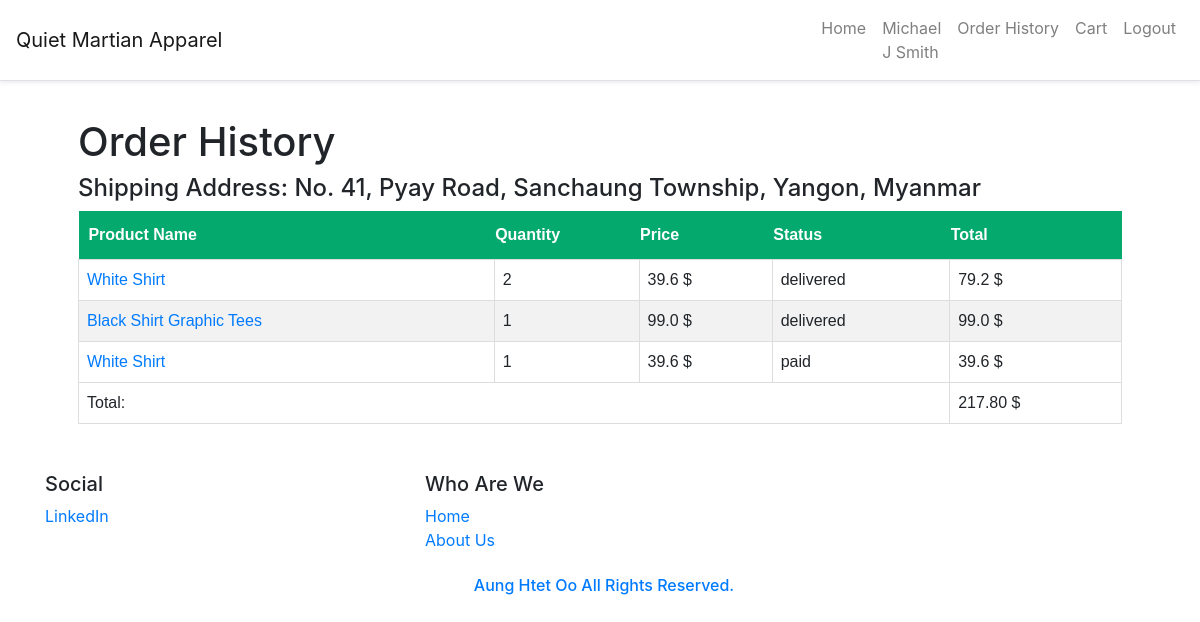
The page /order-history (signed in) on the database as committed earlier.
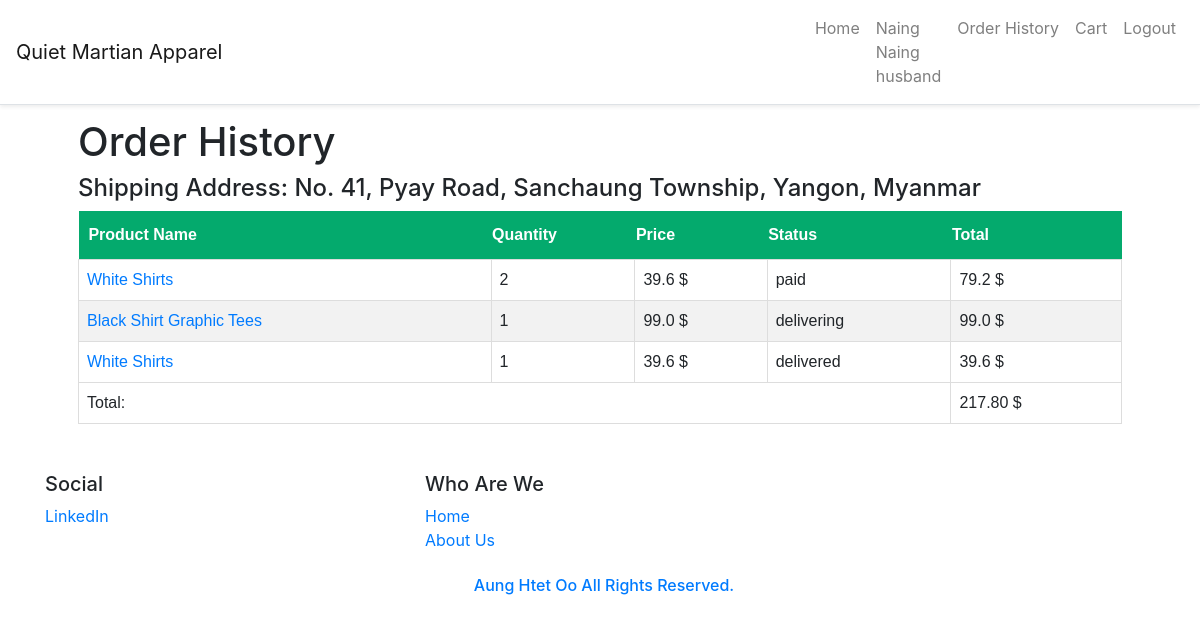
The same page on the database as committed later.
### website/models.py (models this page shows, shortened)
class Customer(db.Model, UserMixin):
    id = db.Column(db.Integer, primary_key=True)
    name = db.Column(db.String(150))
    nric = db.Column(db.String(150))
    nationality = db.Column(db.String(150))
    phone_number = db.Column(db.String(150))
    dob = db.Column(db.DateTime)
    email = db.Column(db.String(150), unique=True)
    address = db.Column(db.String(255))
    card_no = db.Column(db.String(150))
    username = db.Column(db.String(150), unique=True)
    password = db.Column(db.String(150))
    created_date = db.Column(db.DateTime, default=func.now())
    payments = db.relationship('Payment')
    orders = db.relationship('Order')

class Order(db.Model, UserMixin):
    id = db.Column(db.Integer, primary_key=True)
    customer_id = db.Column(db.Integer, db.ForeignKey('customer.id'))
    product_id = db.Column(db.Integer, db.ForeignKey('product.id'))
    order_no = db.Column(db.String(150), unique=True)
    quantity = db.Column(db.Integer)
    color = db.Column(db.String(30))
    price = db.Column(db.Float)
    order_total = db.Column(db.Float)
    order_date = db.Column(db.DateTime, default=func.now())
    order_status = db.Column(db.String(150))
    payments = db.relationship('Payment')
    product = db.relationship('Product', lazy=True)
    customer = db.relationship('Customer', lazy=True)

class Product(db.Model, UserMixin):
    id = db.Column(db.Integer, primary_key=True)
    brand_id = db.Column(db.Integer, db.ForeignKey('brand.id'))
    category_id = db.Column(db.Integer, db.ForeignKey('category.id'))
    title = db.Column(db.String(150))
    description = db.Column(db.String(255))
    stock = db.Column(db.Integer)
    discount_id = db.Column(db.Integer, db.ForeignKey('discount.id'))
    price = db.Column(db.Float)
    color_id = db.Column(db.Integer, db.ForeignKey('color.id'))
    image_1 = db.Column(db.String(150))
    image_2 = db.Column(db.String(150))
    image_3 = db.Column(db.String(150))
    created_date = db.Column(db.DateTime, default=func.now())
    created_by_id = db.Column(db.Integer)
    updated_date = db.Column(db.DateTime, default=func.now())
    updated_by_id = db.Column(db.Integer)
    brand = db.relationship('Brand')
    category = db.relationship('Category')
    color = db.relationship('Color')
    colors = db.relationship('Color', secondary='product_color')
    orders = db.relationship('Order', lazy=True)
    discount = db.relationship('Discount', lazy=True)

### website/auth.py (the view)
@auth.route('/order-history')
@login_required
def order_history():
    customer_id = current_user.id
    orders = Order.query.filter(Order.order_status != 'cart', Order.customer_id == customer_id).all()
    total = sum(order.order_total for order in orders)
    print(f"Number of orders: {len(orders)}")
    return render_template("customer/order_history.html", orders=orders, total=total, user=current_user)

### website/templates/customer/order_history.html (shortened to what this page needs)
{% extends "customer/layout.html" %}
{% block navbar %}
    {% include 'customer/base.html' %}
{% endblock %}
{% block main %}
<link rel="stylesheet" href="static/payment.css">
    <h1>Order History</h1>
    {% if orders %}
        <h4>Shipping Address: {{ orders[0].customer.address }}</h4>
        <table class="history">
            <thead>
                <tr>
                    <th>&nbsp;&nbsp;Product Name</th>
                    <th>Quantity</th>
                    <th>Price</th>
                    <th>Status</th>
                    <th>Total</th>
                </tr>
            </thead>
            <tbody>
                {% for order in orders %}
                    <tr>
                        <td><a href="{{ url_for('auth.order_details', order_id=order.id) }}">{{ order.product.title }}</a></td>
                        <td>{{ order.quantity }}</td>
                        <td>{{ order.price }} $</td>
                        <td>{{ order.order_status }}</td>
                        <td>{{ order.order_total }} $</td>
                    </tr>
                {% endfor %}
            </tbody>
            <tfoot>
                <tr>
                    <td colspan="4">Total:</td>
                    <td>{{ '%.2f' % total }} $</td>
                </tr>
            </tfoot>
        </table>
    {% else %}
        <p>Your Order History is empty.</p>
    {% endif %}
{% endblock %}
{% block footer %}
    {% include 'customer/footer.html' %}
{% endblock %}

### website/templates/customer/base.html (shortened to what this page needs)
<nav class="navbar navbar-expand-lg navbar-light bg-white border-bottom shadow-sm fixed-top">
    <a class="navbar-brand" href="/">Quiet Martian Apparel</a>
    <div class="collapse navbar-collapse" id="navbarResponsive">
        <ul class="navbar-nav ml-auto">
            <li class="nav-item"><a href="/" class="nav-link"> Home</a></li>
            {% if user.is_authenticated %}
            <li class="nav-item"><a href="/profile" class="nav-link">{{current_user.name}}</a></li>
            <li class="nav-item">
              <a href="/order-history" class="nav-link" style="white-space: nowrap;">Order History</a>
            </li>
            <li class="nav-item"><a href="/cart" class="nav-link">Cart</a></li>
            <li class="nav-item"><a href="/logout" class="nav-link">Logout</a></li>
            {% else %}
            <li class="nav-item"><a href="/signup" class="nav-link">Register</a></li>
            <li class="nav-item"><a href="/login" class="btn btn-outline-info">Login</a></li>
            {% endif %}
        </ul>
    </div>
</nav>

Rows that differ between the two databases and show on the page:
changed Customer "No. 41, Pyay Road, Sanchaung Township, Yangon, Myanmar": name "Michael J Smith" → "Naing Naing husband"
changed Order: product "White Shirt" → "White Shirts"; order_status "delivered" → "paid"
changed Order "Black Shirt Graphic Tees": order_status "delivered" → "delivering"
changed Order: product "White Shirt" → "White Shirts"; order_status "paid" → "delivered"
